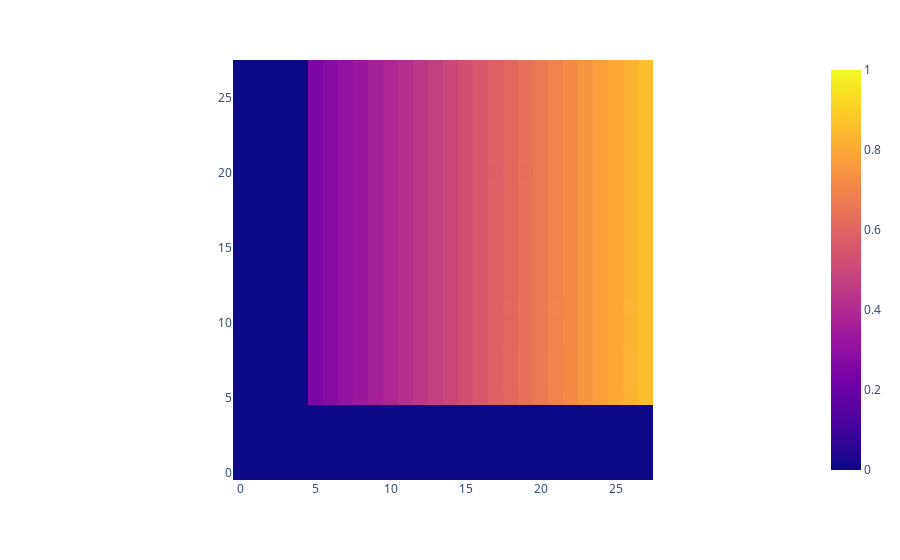

Notebook code cell kept with this figure:
### Code cell
px.imshow(
    rotate_then_shift_image_2d(
        image=grad,
        shift=[5, 5],
        interpolation="bicubic",
    ),
    origin="lower",
    zmin=0,
    zmax=1,
)

### Figure 1 — Plotly figure (JSON) as saved in the notebook; plotly's stock layout.template omitted (floating-point values rounded to 4 significant figures; data arrays with more than 128 entries replaced by an {"elided": "..."} marker saying what was removed)
{"data": [{"coloraxis": "coloraxis", "hovertemplate": "x: %{x}<br>y: %{y}<br>color: %{z}<extra></extra>", "name": "0", "type": "heatmap", "xaxis": "x", "yaxis": "y", "z": {"elided": "28x28 float values"}}], "layout": {"coloraxis": {"cmax": 1, "cmin": 0, "colorscale": [[0, "#0d0887"], [0.1111, "#46039f"], [0.2222, "#7201a8"], [0.3333, "#9c179e"], [0.4444, "#bd3786"], [0.5556, "#d8576b"], [0.6667, "#ed7953"], [0.7778, "#fb9f3a"], [0.8889, "#fdca26"], [1, "#f0f921"]]}, "margin": {"t": 60}, "xaxis": {"anchor": "y", "constrain": "domain", "domain": [0, 1], "scaleanchor": "y"}, "yaxis": {"anchor": "x", "autorange": true, "constrain": "domain", "domain": [0, 1]}}}
